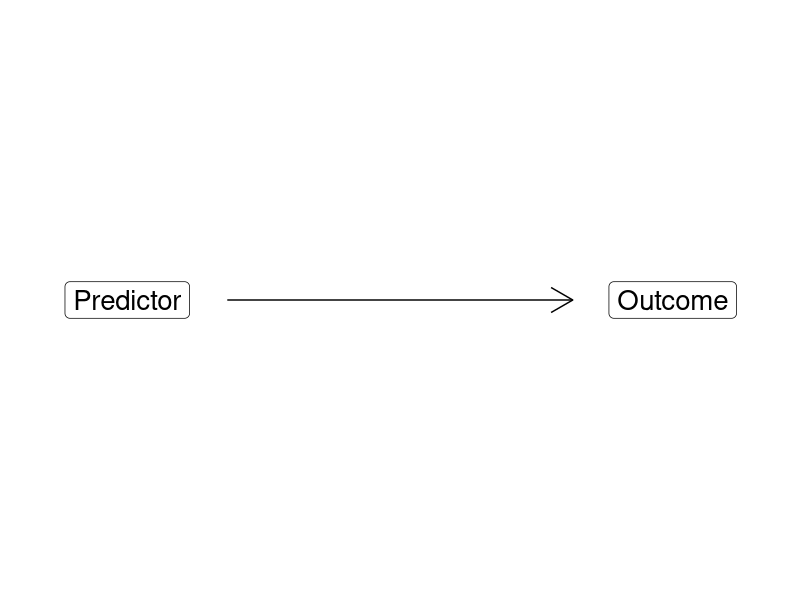
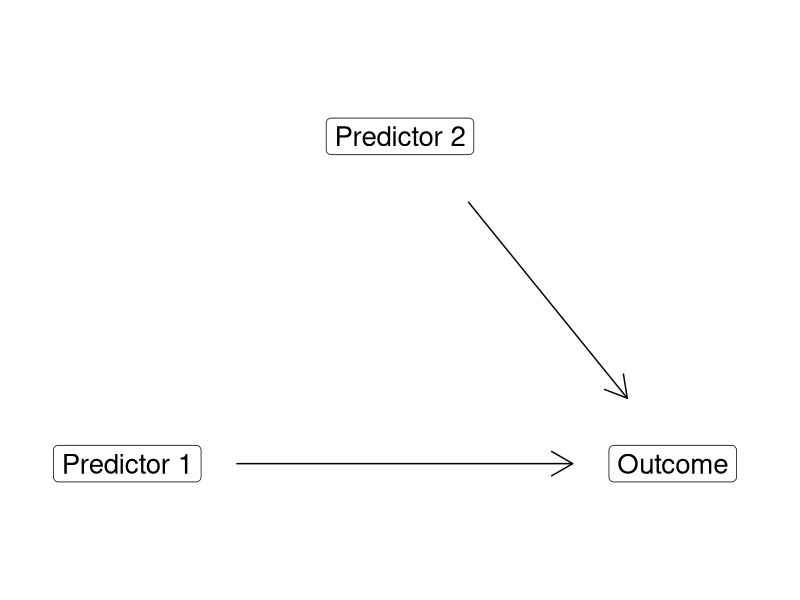

Here is the R script that generated these plots, in order:
## ---- chunk 1
# background-size="1920px 1080px"
library(tidyverse)
library(readxl)
## ---- chunk 2
## Manual DAG
d1 <- tibble(
  x = c(-3, 3),
  y = c(1, 1),
  labels = c("Predictor", "Outcome")
)

ggplot(data = d1, aes(x = x, y = y)) +
  geom_point(size = 0) +
  theme_void() +
  coord_cartesian(xlim = c(-4, 4)) +
  geom_label(aes(label = labels), size = 7) +
  annotate("segment", x = -1.9, xend = 1.9, y = 1, yend = 1, arrow = arrow())
## ---- chunk 3
## Manual DAG
d1 <- tibble(
  x = c(-3, 3, 0),
  y = c(1, 1, 1.75),
  labels = c("Predictor 1", "Outcome", "Predictor 2")
)

ggplot(data = d1, aes(x = x, y = y)) +
  geom_point(size = 0) +
  theme_void() +
  coord_cartesian(xlim = c(-4, 4), ylim = c(.75, 2)) +
  geom_label(aes(label = labels), size = 7) +
  annotate("segment", x = -1.8, xend = 1.9, y = 1, yend = 1, arrow = arrow()) +
  annotate("segment", x = .75, xend = 2.5, y = 1.6, yend = 1.15, arrow = arrow())
